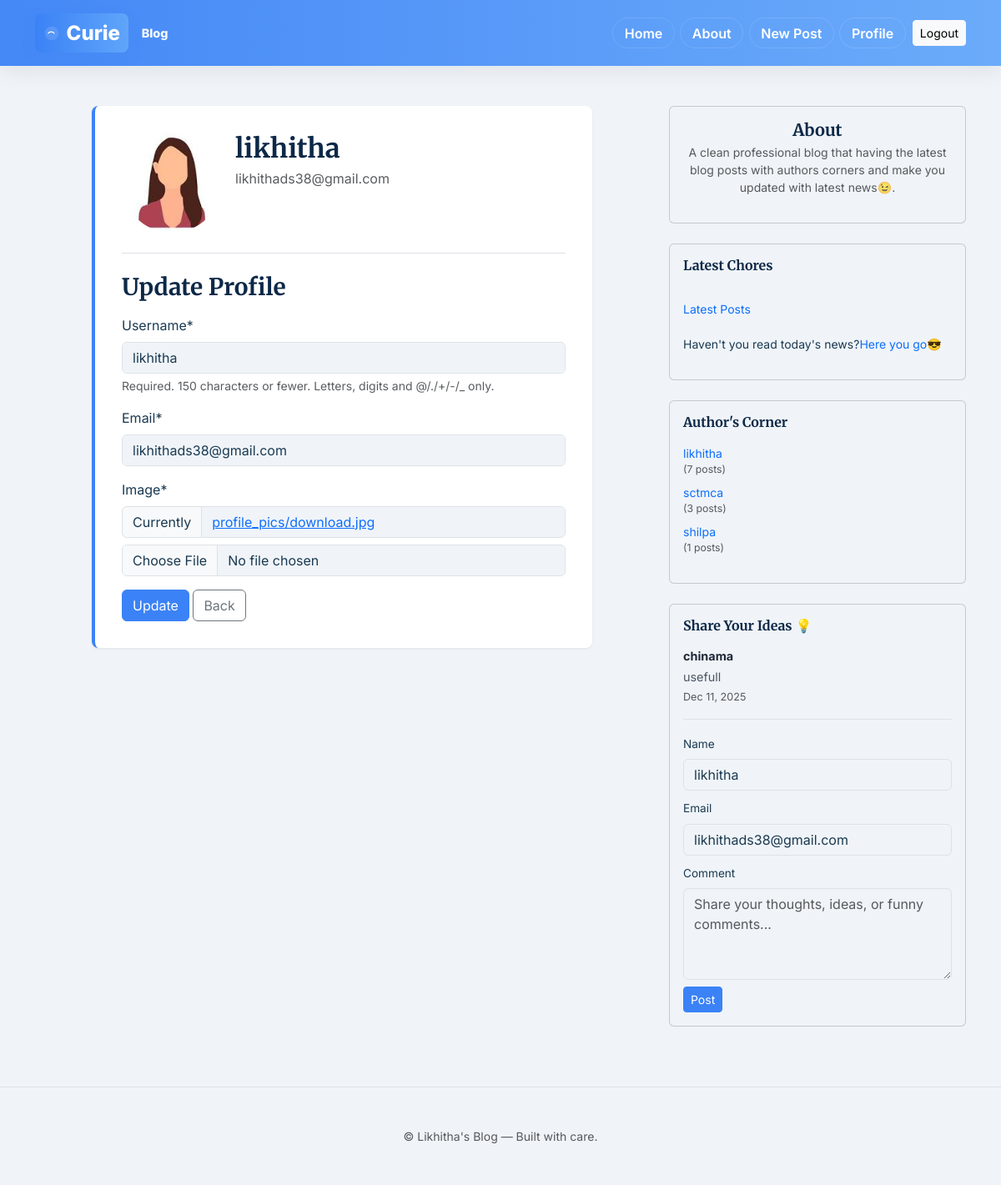
/profile/ (signed in), run on the app's committed database.
### register/models.py (models this page shows, shortened)
class profile(models.Model):
    user= models.OneToOneField(User,on_delete=models.CASCADE)
    image=models.ImageField(default="default.jpg", upload_to='profile_pics')

### Blog/models.py (models this page shows, shortened)
class Comment(models.Model):
    post = models.ForeignKey(Post, on_delete=models.CASCADE, related_name='comments', null=True, blank=True)
    visitor_name = models.CharField(max_length=100)
    visitor_email = models.EmailField()
    content = models.TextField()
    created_at = models.DateTimeField(auto_now_add=True)
    is_approved = models.BooleanField(default=True)
    class Meta:
        ordering = ['-created_at']

### register/views.py (the view)
# urls.py: path('profile/' ,profile, name='profile' )
@login_required
def profile(request):
    if request.method == 'POST':
        u_form = UserUpdateForm(request.POST, instance=request.user)
        p_form = profileUpdateForm(request.POST,
                                   request.FILES,
                                   instance=request.user.profile)
        if u_form.is_valid() and p_form.is_valid():
            u_form.save()
            p_form.save()
            messages.success(request, f'Your account has been updated!')
            return redirect('profile') # get request = url = profile/ = > Register /views.py/profile
    else:
        u_form = UserUpdateForm(instance=request.user)
        p_form = profileUpdateForm(instance=request.user.profile)
    context = {
        'u_form': u_form,
        'p_form': p_form
    }
    return render(request, 'Register/profile.html', context)

### Blog/forms.py
class CommentForm(forms.ModelForm):
    class Meta:
        model = Comment
        fields = ['visitor_name', 'visitor_email', 'content']
        widgets = {
            'visitor_name': forms.TextInput(attrs={
                'class': 'form-control',
                'placeholder': 'Your Name',
                'required': True
            }),
            'visitor_email': forms.EmailInput(attrs={
                'class': 'form-control',
                'placeholder': 'Your Email',
                'required': True
            }),
            'content': forms.Textarea(attrs={
                'class': 'form-control',
                'placeholder': 'Share your thoughts, ideas, or funny comments...',
                'rows': 4,
                'required': True
            })
        }

### register/forms.py
class UserUpdateForm(forms.ModelForm):
     email = forms.EmailField()
     class Meta:
         model=User
         fields=['username','email']

### Blog/context_processors.py (called while the page is built)
def all_authors(request):
    authors = User.objects.filter(post__isnull=False).distinct().order_by('username')
    return {
        'all_authors': authors
    }

def comments_and_form(request):
    comments = Comment.objects.filter(is_approved=True).order_by('-created_at')[:5]
    if request.user.is_authenticated:
        display_name = request.user.get_full_name() or request.user.username
        form = CommentForm(initial={
            'visitor_name': display_name,
            'visitor_email': request.user.email,
        })
    else:
        form = CommentForm()
    return {
        'comments': comments,
        'form': form
    }

### register/templates/register/profile.html (shortened to what this page needs)
{% extends "Blog/base.html" %}
{% load crispy_forms_tags %}
{% block content %}
  <div class="content-section" style="max-width: 600px; margin: 0 auto;">
    <div class="d-flex gap-3 mb-4 pb-4 border-bottom align-items-start">
      <img class="rounded-circle" src="{{ user.profile.image.url }}" alt="{{ user.username }}" style="width: 120px; height: 120px; object-fit: cover;">
      <div>
        <h2 class="mb-1">{{ user.username }}</h2>
        <p class="text-muted">{{ user.email }}</p>
      </div>
    </div>
    <form method="POST" enctype="multipart/form-data">
      <h3 class="mb-3">Update Profile</h3>
      {{ u_form|crispy }}
      {{ p_form|crispy }}
      <button class="btn btn-primary" type="submit">Update</button>
      <a class="btn btn-outline-secondary" href="{% url 'Blog-home' %}">Back</a>
    </form>
  </div>
{% endblock content %}

### Blog/templates/Blog/base.html (shortened to what this page needs)
{% load static %}
<!DOCTYPE html>
<html lang="en">
<head>
  <link href="https://cdn.jsdelivr.net/npm/bootstrap@5.3.2/dist/css/bootstrap.min.css" rel="stylesheet">
</head>
<body>
  <header class="site-header py-3">
    <div class="container">
      <div class="d-flex justify-content-between align-items-center">
        <a class="site-title" href="{% url 'Blog-home' %}">
          <span class="brand-badge">
            <svg width="20" height="20" viewBox="0 0 24 24" fill="none" xmlns="http://www.w3.org/2000/svg" aria-hidden="true">
              <circle cx="12" cy="12" r="10" fill="white" opacity="0.12"/>
              <path d="M7 12c1.5-3 7-3 8.5 0" stroke="white" stroke-width="1.4" stroke-linecap="round" stroke-linejoin="round"/>
            </svg>
            Curie
          </span>
          <span style="font-size:0.9rem; color:rgba(255,255,255,0.95); margin-left:8px;">Blog</span>
        </a>
        <nav class="nav align-items-center">
          <a class="nav-pill nav-link text-white" href="{% url 'Blog-home' %}">Home</a>
          <a class="nav-pill nav-link text-white" href="{% url 'Blog-about' %}">About</a>
          {% if user.is_authenticated %}
            <a class="nav-pill nav-link text-white" href="{% url 'post-new' %}">New Post</a>
            <a class="nav-pill nav-link text-white" href="{% url 'profile' %}">Profile</a>
            <form method="post" action="{% url 'logout' %}" class="d-inline ms-2">
              <button type="submit" class="btn btn-sm btn-light">Logout</button>
            </form>
          {% else %}
            <a class="nav-pill nav-link text-white" href="{% url 'login' %}">Login</a>
            <a class="nav-pill nav-link text-white" href="{% url 'register' %}">Register</a>
          {% endif %}
        </nav>
      </div>
    </div>
  </header>
  <main class="site-main mt-5">
    <div class="container">
      <div class="row">
        <div class="col-lg-8">
          {% block content %}{% endblock %}
        </div>
        <aside class="col-lg-4 d-none d-lg-block">
          <div class="sidebar">
            <div class="card mb-4">
              <div class="card-body text-center">
                <h5 class="mb-1">About</h5>
                <p class="text-muted small">A clean professional blog that having the latest blog posts with authors corners and make you updated with latest news😉.
              </p>
              </div>
            </div>
            </div>
            <div class="card mb-4">
              <div class="card-body">
                 <h6 class="mb-2">Latest Chores</h6>
                 <br>
                <ul class="list-unstyled small mb-3">
                  <li><a class="text-decoration-none text-primary" href="{% url 'Blog-home' %}">Latest Posts</a></li>
                  <br>
                  <li><p>Haven't you read today's news?<a class="text-decoration-none text-primary" href="https://news.google.com" target="_blank">Here you go😎</a></li></p>
                </ul>
              </div>
            </div>
            <div class="card mb-4">
              <div class="card-body">
                <h6 class="mb-3">Author's Corner</h6>
                <ul class="list-unstyled small">
                  {% if all_authors %}
                    {% for author in all_authors %}
                      <li class="mb-2">
                        <a class="text-decoration-none text-primary" href="{% url 'user-posts' author.username %}">
                          {{ author.get_full_name|default:author.username }}
                        </a>
                        <small class="d-block text-muted">({{ author.post_set.count }} posts)</small>
                      </li>
                    {% endfor %}
                  {% else %}
                    <p class="text-muted">No authors yet</p>
                  {% endif %}
                </ul>
              </div>
            </div>
            <div class="card mb-4">
              <div class="card-body">
                <h6 class="mb-3">Share Your Ideas 💡</h6>
                {% if comments %}
                  <div class="comments-list mb-3">
                    {% for comment in comments %}
                      <div class="comment-item mb-3 pb-3 border-bottom" style="font-size: 0.9rem;">
                        <p class="mb-1"><strong style="color: #1f2937;">{{ comment.visitor_name }}</strong></p>
                        <p class="mb-1" style="color: #4b5563;">{{ comment.content }}</p>
                        <small class="text-muted d-block">{{ comment.created_at|date:"M d, Y" }}</small>
                      </div>
                    {% endfor %}
                  </div>
                {% else %}
                  <p class="text-muted mb-3" style="font-size: 0.9rem;">No comments yet. Be the first to share!</p>
                {% endif %}
                <form method="post" action="{% url 'submit-comment' %}" class="comment-form">
                  <div class="mb-2">
                    <label for="id_visitor_name" class="form-label" style="font-size: 0.85rem;">Name</label>
                    {% if form.visitor_name %}
                      {{ form.visitor_name }}
                    {% endif %}
                  </div>
                  <div class="mb-2">
                    <label for="id_visitor_email" class="form-label" style="font-size: 0.85rem;">Email</label>
                    {% if form.visitor_email %}
                      {{ form.visitor_email }}
                    {% endif %}
                  </div>
                  <div class="mb-2">
                    <label for="id_content" class="form-label" style="font-size: 0.85rem;">Comment</label>
                    {% if form.content %}
                      {{ form.content }}
                    {% endif %}
                  </div>
                  <button type="submit" class="btn btn-sm btn-primary">Post</button>
                </form>
              </div>
            </div>
        </aside>
      </div>
    </div>
  </main>
  <footer class="site-footer py-5 border-top mt-5">
    <div class="container text-center small text-muted">
      © {{ now|date:'Y' }} Likhitha's Blog — Built with care.
    </div>
  </footer>
</body>
</html>

### Blog/templates/Blog/base.html (style rules this page uses)
:root { --bs-body-bg: #f0f4f8; --bs-body-color: #1a3a52; --brand-0: #3b82f6; --brand-1: #60a5fa; --brand-2: #1e40af; }
body { font-family: 'Inter', system-ui, -apple-system, 'Segoe UI', Roboto; -webkit-font-smoothing: antialiased; -moz-osx-font-smoothing: grayscale; }
h1, h2, h3, h4, h5, h6 { font-family: 'Merriweather', serif; color: #0d2847; font-weight: 700; }
.site-title { font-size: 1.5rem; font-weight: 800; color: var(--brand-2); text-decoration: none; display: inline-flex; align-items: center; gap: 0.5rem; }
.brand-badge { display:inline-flex; align-items:center; gap:0.5rem; background: linear-gradient(90deg,var(--brand-0),var(--brand-1)); color: white; padding: 0.35rem 0.6rem; border-radius: 0.5rem; box-shadow: 0 6px 18px rgba(59,130,246,0.12); }
.nav-link { color: #fff !important; font-weight: 600; transition: transform 0.12s, background 0.12s; }
.nav-pill { background: transparent; color: white; border-radius: 999px; padding: 0.35rem 0.85rem; margin-left: 0.4rem; border: 1px solid rgba(255,255,255,0.12); }
.content-section { background: #fff; border-radius: 0.5rem; box-shadow: 0 1px 3px rgba(13, 40, 71, 0.08); padding: 2rem; margin-bottom: 1.25rem; border-left: 4px solid #3b82f6; }
.site-header { background: linear-gradient(90deg, rgba(59,130,246,0.95) 0%, rgba(96,165,250,0.92) 100%); border-bottom: 0; box-shadow: 0 6px 24px rgba(14,30,60,0.08); }
.site-footer { color: #64748b; }
.btn-primary { background-color: #3b82f6; border-color: #3b82f6; }

### data on the page
Comment: visitor_name "chinama", content "usefull", created_at "Dec 11, 2025"

### other printed values
{{ user.username }} "likhitha"
{{ user.email }} "likhithads38@gmail.com"
{{ author.get_full_name|default:author.username }} "likhitha"
{{ author.post_set.count }} "7"
{{ author.get_full_name|default:author.username }} "sctmca"
{{ author.post_set.count }} "3"
{{ author.get_full_name|default:author.username }} "shilpa"
{{ author.post_set.count }} "1"
